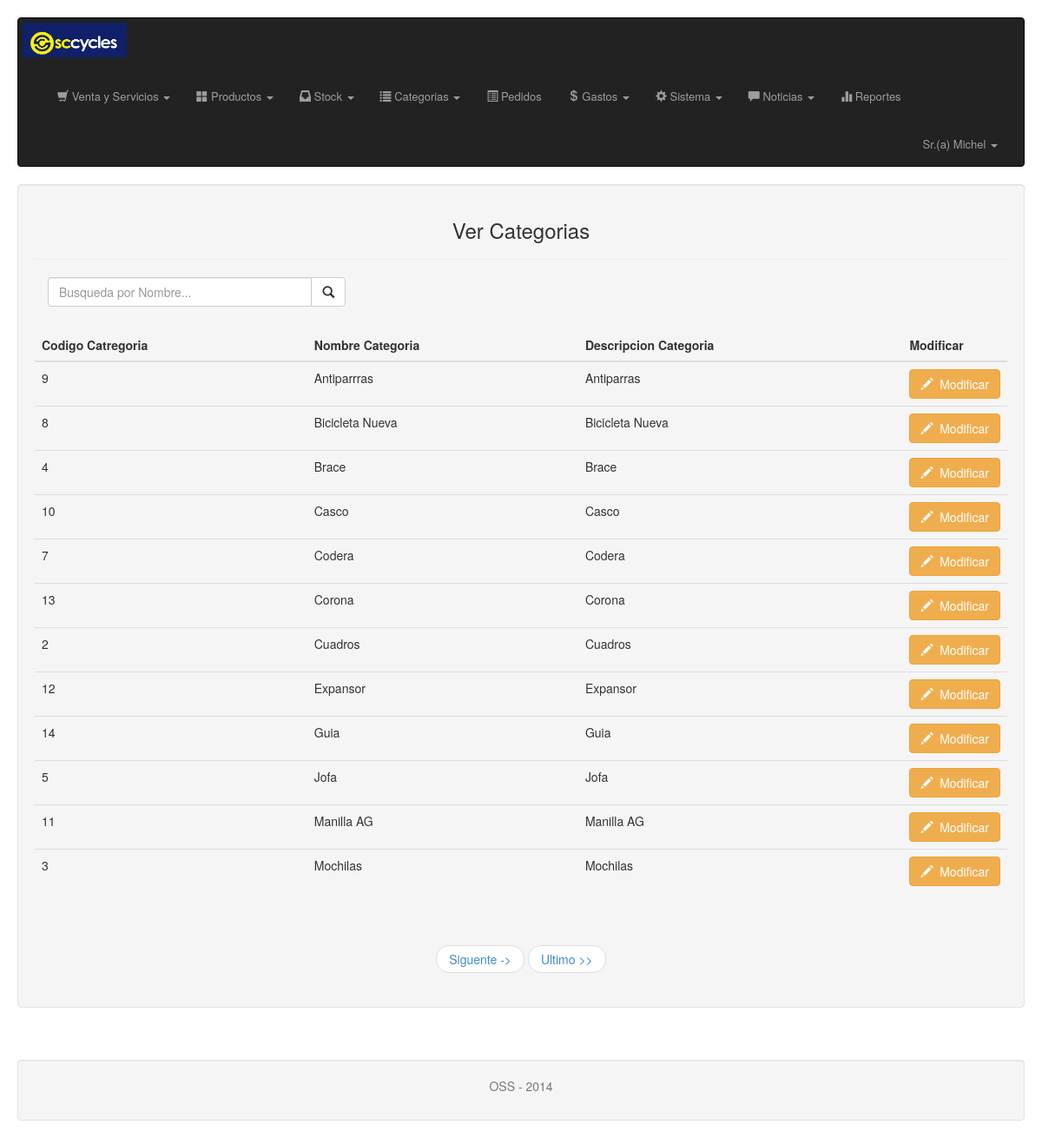
Screenshot of /admin/vista/vista_ver_categorias.php (signed in) with the database file from the repository.
### tables this page shows
CREATE TABLE Categorias
(
  cat_id Int NOT NULL AUTO_INCREMENT,
  cat_nombre Varchar(50) NOT NULL,
  cat_descripcion Varchar(100),
 PRIMARY KEY (cat_id)
);

### admin/modelo/modelo_categorias.php (called while the page is built, shortened)
<?php
function conectar()
{
    $link=mysql_connect('localhost','root','') or die("Error en la Conexion.");
    return $link;
}
function muestraCategorias($start,$reg)
{
    $link=conectar();
    $a=array();
    $x=0;
    $sql=("SELECT * FROM categorias ORDER BY cat_nombre ASC
			LIMIT " . $start . "," . $reg);
    $res=mysql_query($sql, $link) or die("Error en: $sql: " . mysql_error());
    while($f=mysql_fetch_assoc($res))
    {
        $a[$x]=$f;
        $x++;
    }
    return $a;
}
function cuentaCategoria()
{
    $link = conectar();
    $sql ="SELECT * FROM categorias" ;
    $res = mysql_query($sql, $link) or die("Error en: $sql: " . mysql_error());
    $x= mysql_num_rows($res);
    return $x;
}
?>

### admin/vista/vista_ver_categorias.php (the view, shortened to what this page needs)
<?php
include_once('../modelo/modelo_categorias.php');
$cont = cuentaCategoria();
if(isset($_GET['page'])){
  $page = preg_replace("#[^0-9]#","",$_GET['page']);
  $start=(($page-1)*$reg);
}
else {
  $page = 1;
   $start=(($page-1)*0);
}
$reg = 12;
$last = ceil($cont/$reg);
$res = muestraCategorias($start,$reg);
if($last!=1){
if($page!=$last){
  $next = $page + 1;
  $paginador2 = '<a href="vista_ver_categorias.php?page='.$next.'">Siguente -></a>';
  $paginadorL = '<a href="vista_ver_categorias.php?page='.$last.'">Ultimo >></a>';
}
}
?>
<!DOCTYPE html>
<html lang="en">
  <head>
    <link rel="stylesheet" type="text/css" href="../css/bootstrap.css"  />
 </head>
  <body>
          <div class="well" style="height:auto;">
           <h3 class="text-center">Ver Categorias</h3><hr>
           <form id="iform" name="iform">
            <div class="col-xs-6 col-md-4">
            <div class="input-group">
            <input type="text" id="txt_consulta" name="txt_consulta" class="form-control" placeholder="Busqueda por Nombre..." required/>
                <div class="input-group-btn">
                 <button type="submit" class="btn btn-default" id="btn_consulta">
                  <span class="glyphicon glyphicon-search"></span>
                  </button>
                </div>
            </div>
          </div>
           </form>
           <br>
           <br>
           <br>
           <table class="table">
            <thead>
                    <tr>
                        <th>
                            Codigo Catregoria
                        </th>
                        <th>
                             Nombre Categoria
                        </th>
                         <th>
                             Descripcion Categoria
                        </th>
                        <th>
                            Modificar
                        </th>
                    </tr>
            </thead>
             <tbody>
             <?php
             if(isset($_GET['txt_consulta']))
             {
                 $res2 = muestraCategoriaCod($_GET['txt_consulta']);
                 foreach ($res2 as $f) { ?>
                     <tr>
                         <th style="font-weight:100"><?php echo $f['cat_id']; ?></th>
                         <th style="font-weight:100"><?php echo $f['cat_nombre']; ?></th>
                         <th style="font-weight:100"><?php echo $f['cat_descripcion']; ?></th>
                         <th width="30px"><a href="vista_ver_categorias.php?codigo=<?php print($f['cat_id'])?>" class="btn btn-warning"><span class="glyphicon glyphicon-pencil"></span>&nbsp Modificar</a></th>
                     </tr>
                 <?php
                 }
             }
             else
             {
             ?>
             <?php if($res==true) { ?>
             <?php
             foreach($res as $f)
             {
                 ?>
                 <tr>
                     <th style="font-weight:100"><?php echo $f['cat_id']; ?></th>
                     <th style="font-weight:100"><?php echo $f['cat_nombre']; ?></th>
                     <th style="font-weight:100"><?php echo $f['cat_descripcion']; ?></th>
                     <th width="30px"><a href="vista_ver_categorias.php?codigo=<?php print($f['cat_id'])?>" class="btn btn-warning"><span class="glyphicon glyphicon-pencil"></span>&nbsp Modificar</a></th>
                 </tr>
             <?php
             }
             ?>
             </tbody>
               <?php }
               else
               {
                   echo ("<tr><td><h4>&nbsp;&nbsp;&nbsp;No hay categorias</h4></td></tr>");
               }   }?>
           </table>
              <?php include('/includes/paginador.php');  ?>
              <?php include('/includes/footer.php');  ?>
  </body>
</html>

### rows the page displays
categorias: cat_id "9", cat_nombre "Antiparrras", cat_descripcion "Antiparras"
categorias: cat_id "8", cat_nombre "Bicicleta Nueva", cat_descripcion "Bicicleta Nueva"
categorias: cat_id "4", cat_nombre "Brace", cat_descripcion "Brace"
categorias: cat_id "10", cat_nombre "Casco", cat_descripcion "Casco"
categorias: cat_id "7", cat_nombre "Codera", cat_descripcion "Codera"
categorias: cat_id "13", cat_nombre "Corona", cat_descripcion "Corona"
categorias: cat_id "2", cat_nombre "Cuadros", cat_descripcion "Cuadros"
categorias: cat_id "12", cat_nombre "Expansor", cat_descripcion "Expansor"
categorias: cat_id "14", cat_nombre "Guia", cat_descripcion "Guia"
categorias: cat_id "5", cat_nombre "Jofa", cat_descripcion "Jofa"
categorias: cat_id "11", cat_nombre "Manilla AG", cat_descripcion "Manilla AG"
categorias: cat_id "3", cat_nombre "Mochilas", cat_descripcion "Mochilas"

### other values shown
$_SESSION['usu_nombre'] "Michel"
